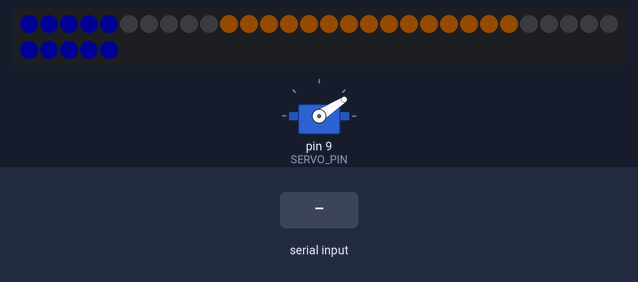
This sketch was run on a simulated Arduino Uno, built with avr-gcc and run on an emulated ATmega328P. Shown: servo, 35 RGB LEDs in strip order, left to right, continuing on the next row. Inputs (shaded band) come from the test bench. Dim RGB values are drawn brighter than linear; what the sketch prints to the serial monitor is not drawn.

Above: at 1.2 s.
1.3 s: "C90\n" received over Serial
At 1.7 s:
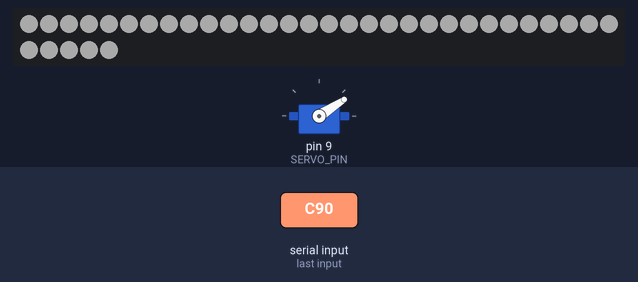
2.8 s: "P90\n" received over Serial
At 3.27 s:
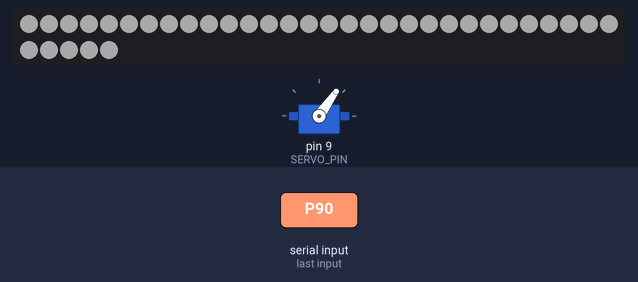
At 4.5 s:
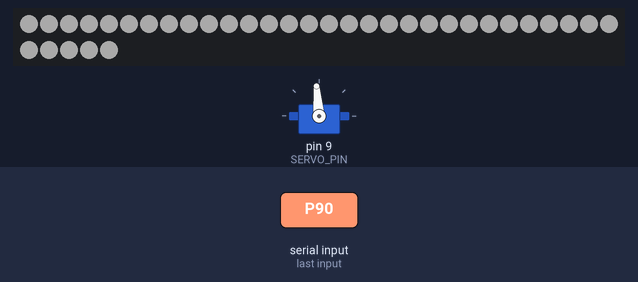
Timing chart, 0 to 6.0 s (numbered marks = the images above; inputs shaded):
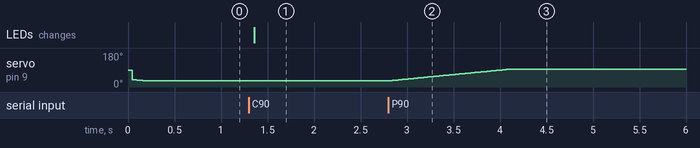

The sketch:

SerServo.ino
```cpp
// SerServo 0.1
// (C) 2022 jw@owncloud.com, distribute under GPLv2 or ask
//
// Calibration of unit 1: min 33, max 102

// include the Servo library
#include <Servo.h>
// and make some light...
#include <Adafruit_NeoPixel.h>

Servo servo;

#define SERVO_PIN 9
#define SERVO_MIN_DEF 33	// p 0 moves to the 0 positon on the display
#define SERVO_MAX_DEF 102	// p 100 moves to the max value on the display
#define SERVO_UPDATE_INCR 0.005	// how much to increment or decrement the servo per update() call. (speedlimit)
#define SERVO_EPS	0.00001	// don't move, if within that tolerance.

#define WS2812_PIN 6
#define NUM_PIXELS 35  // how many LEDs we have

#define LED_DIM_ORANGE 40, 20, 0
#define LED_DIM_BLUE 0, 0, 40

#define LED_BOTTOM_DEFAULT_COLOR LED_DIM_ORANGE
#define LED_TOP_DEFAULT_COLOR LED_DIM_BLUE
#define LED_BOTTOM_HALF 8
#define LED_TOP_HALF 5

#define VERSION "0.5"

#define DUMMY 0

#if DUMMY
#include <string.h>

struct Serial
{
    int (*available)();
    int (*read)();
    void (*print)(char *);
} Serial;

struct servo
{
    void (*write)(int);
} servo;

#endif

Adafruit_NeoPixel pixels(NUM_PIXELS, WS2812_PIN, NEO_GRB + NEO_KHZ800);

void usage(char *s);
void set_led(int n, int r, int g, int b);
void moveto(int n);

struct cmd {
  unsigned char letter; // the letter seen, converted to upper case.
  int val[5];   // any decimal parameter seen
  int nval;   // number of valid numbers in values 0..5
  int more;   // 1: last seen some digit
} cmd = { '\0', { 0, 0, 0, 0, 0}, 0, 0 };

static unsigned char led_brightness[256];

struct cfg {
  int servo_min;
  int servo_max;
} cfg = { SERVO_MIN_DEF, SERVO_MAX_DEF };

struct state {
  double current;
  double moveto;
} state = { 40.0, .0 };		// we do a little movement when resetting.

void do_cmd()
{
  if (cmd.letter == '\0')
    return;

  if (cmd.letter == 'P')
    {
      if (cmd.nval == 0) cmd.val[0] = 0;  // position defaults to 0
      moveto(cmd.val[0]);
    }

  else if (cmd.letter == 'O')
    {
      if (cmd.nval == 2)
        {
	   cfg.servo_min = cmd.val[0];
	   cfg.servo_max = cmd.val[1];
        }
      else
        {
           Serial.print("servo_min=");
	   Serial.print(cfg.servo_min);
           Serial.print(" servo_max=");
	   Serial.print(cfg.servo_max);
           Serial.print("\n");
        }
    }

  else if (cmd.letter == 'B')
    {
       if (cmd.nval == 0)
         {
           Serial.print(int(0.5+(100*led_brightness[255] >> 8)));
	   Serial.print("\n");
         }
       else
	 {
	   double b;
	   b = 0.01 * cmd.val[0];
	   if (b > 1.0) b = 1.0;

	   for (int n = 0; n < 256; n++)
	     {
	       int v = int(n * b + .5);
	       Serial.print(v);
	       Serial.print("\n");
	       led_brightness[n] = v;
	     }
	}
    }

  else if (cmd.letter == 'C')
    {
      if (cmd.nval == 0) cmd.val[cmd.nval++] = 255;   // default full bright white
      if (cmd.nval == 1) cmd.val[cmd.nval++] = cmd.val[0];  // copy r to g
      if (cmd.nval == 2) cmd.val[cmd.nval++] = cmd.val[1];  // copy g to b
      int n = 0; int m = NUM_PIXELS;
      if (cmd.nval >= 4) n = m = cmd.val[3];
      if (cmd.nval == 5)     m = cmd.val[4];
      if (n < 0 || n > NUM_PIXELS) { usage("bad LED idx"); return; }
      if (m < 0 || m > NUM_PIXELS) { usage("bad second LED idx"); return; }
      while (n <= m)
        {
          set_led(n, cmd.val[0], cmd.val[1], cmd.val[2]);
          n++;
        }
    }

  else if (cmd.letter == 'H' || cmd.letter == '?')
    {
       Serial.print("\n\
\n\
P [x]\n\
  x defaults to 0. Moves the servo to a position 0...100\n\
\n\
O\n\
  Report servo calibration.\n\
\n\
O min max\n\
  Set servo calibration. For identity use 0 100.\n\
B nn\n\
  Set LED brightness in percent for subsequent C commands, default 50.\n\
C\n\
  Set all LEDs to 255, 255, 255\n\
C x\n\
  Sets all LEDs to color r=x, g=x, b=x  (0..255)\n\
C r g b\n\
  Sets the RGB value of all LEDs\n\
C r g b n\n\
  Set only LED n to the r g b value. n in 0..30)\n\
  All other LEDs remain as they are.\n\
C r g b n m\n\
  Set LEDs n to m (inclusive) \n\
\n");
    }

  else
    {
      usage("unknown command, try ?");
    }
  cmd.letter = '\0';
}

void usage(char *msg)
{
  Serial.print(msg);
}

void set_led(int i, int r, int g, int b)
{
  pixels.setPixelColor(i, pixels.Color(led_brightness[r], led_brightness[g], led_brightness[b]));
  pixels.show();
}

void moveto(int p)
{
  double x = p * 0.01 * (cfg.servo_max - cfg.servo_min) + cfg.servo_min;
  state.moveto = x;
}

void servo_update()
{
  double d = state.moveto - state.current;

  if (d > SERVO_EPS)
    {
      if (d > SERVO_UPDATE_INCR) d = SERVO_UPDATE_INCR;
      state.current += d;
      servo.write(state.current);
    }
  else if (d < -SERVO_EPS)
    {
      if (d < -SERVO_UPDATE_INCR) d = -SERVO_UPDATE_INCR;
      state.current += d;
      servo.write(state.current);
    }
  // else: it is close enough. Switch off the PWM?
}

void setup()
{
    Serial.begin(115200);
    Serial.print("SerServo v");
    Serial.print(VERSION);
    Serial.print("\n");

    servo.attach(SERVO_PIN);
    moveto(0);

    pixels.begin();
    pixels.clear();

    int n;
    for (n = 0; n < 256; n++)
       led_brightness[n] = int(n * 0.5 + .5);

    // The led ring starts and end at the top of the meter.
    // to illuminate the lower part, we find the center, and pad LED_BOTTOM_HALF to both sides.

#ifdef LED_BOTTOM_HALF
    for (n = ((NUM_PIXELS>>1)-LED_BOTTOM_HALF+1); n < ((NUM_PIXELS>>1)+LED_BOTTOM_HALF); n++)
       set_led(n, LED_BOTTOM_DEFAULT_COLOR);
#endif
#ifdef LED_TOP_HALF
    for (n = 0; n < LED_TOP_HALF; n++)
       set_led(n, LED_TOP_DEFAULT_COLOR);
    for (n = NUM_PIXELS - LED_TOP_HALF; n < NUM_PIXELS; n++)
       set_led(n, LED_TOP_DEFAULT_COLOR);  // dim orange
#endif
    Serial.print("default brightness 50%, default color 30 20 10\n");
    Serial.print("servo calibration: min=");
    Serial.print(cfg.servo_min);
    Serial.print(" max=");
    Serial.print(cfg.servo_max);
    Serial.print("\n");
}

void loop()
{
  servo_update();
  while (Serial.available() > 0)
    {
      int c = Serial.read();

      if (cmd.letter == '\0')
        {
          if (c == ' ' || c == '\t' || c == '\n' || c == '\r' ) continue; // ignore whitespace
          if (c >= 'a' && c <= 'z') c -= 'a'-'A';       // convert to upper case
          if ((c != '?') && (c < 'A' || c > 'Z')) { usage("Letter expected"); continue; }
          memset((void *)&cmd, 0, sizeof(cmd));
          cmd.letter = c;
        }
      else
        {
          if (c == ' ' || c == '\t')
	    {
	      if (cmd.more)
		{
		  if (cmd.nval >= 5) { cmd.letter = '\0'; usage("Too many numbers"); continue; }
	          cmd.nval++;
	        }
              cmd.more = 0;
              continue;
	    }
          if (c == '\n' || c == '\r')
            {
              if (cmd.more) cmd.nval++;
              do_cmd();
              continue;
            }
          if (c < '0' || c > '9') { cmd.letter = '\0'; usage("Digit expected"); continue; }
          cmd.val[cmd.nval] = 10 * cmd.val[cmd.nval] + c - '0';
          cmd.more = 1;
        }
    }
}


#if DUMMY
// dummy framework below
#include <sys/select.h>
#include <unistd.h>
#include <stdio.h>

int serial_available()
{
  fd_set rfd;
  struct timeval tv;

  FD_ZERO(&rfd);
  FD_SET(0, &rfd);
  tv.tv_sec = 0;
  tv.tv_usec= 10000;  // wait max 10 msec

  return select(1, &rfd, NULL, NULL, &tv);
}

void serial_print(char *msg)
{
  printf("serial_print(%s)\n", msg);
}

int serial_read()
{
  char buf[4];
  int c = read(0, (void *)&buf, 1);
  if (c != 1) return 0;
  return buf[0];
}

void servo_moveto(int p)
{
  printf("servo_moveto(%d)\n", p);
}

void usage(char *s)
{
  printf("usage(%s)\n", s);
}

void set_led(int n, int r, int g, int b)
{
  printf("set_led(n=%d, rgb = %d %d %d)\n", n, r, g, b);
}

int main()
{
  Serial.available = &serial_available;
  Serial.read = &serial_read;
  Serial.print = &serial_print;
  servo.moveto = &servo_moveto;

  for (;;) loop();
  for (;;)
  {
    if (Serial.available())
    {
      char c = Serial.read();
      printf("Seen %d = %c\n", c, c);
    }
  }
}
#endif
```

Measured:
- after the input at 1.3 s, the LEDs: change after 0.06 s (image 1)
- after the input at 2.8 s, servo on pin 9 (SERVO_PIN): moves from 33° to 95° over 1.3 s, starting at once
